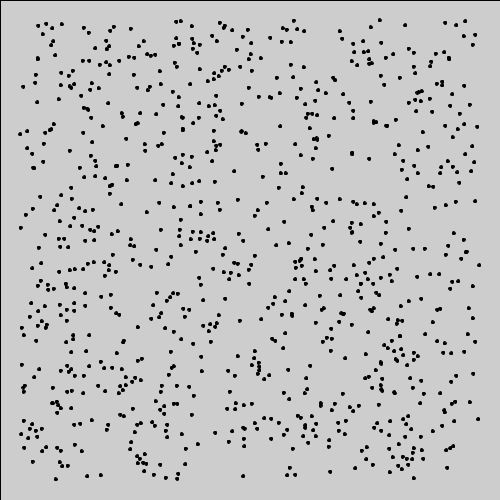
Frame 1 (no input)
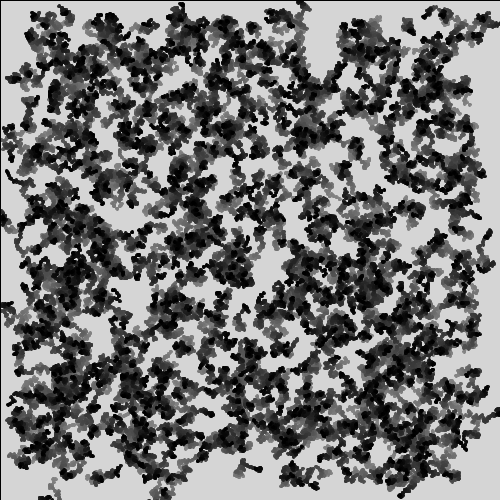
Frame 60 (the mouse pressed at the canvas centre just before this capture)
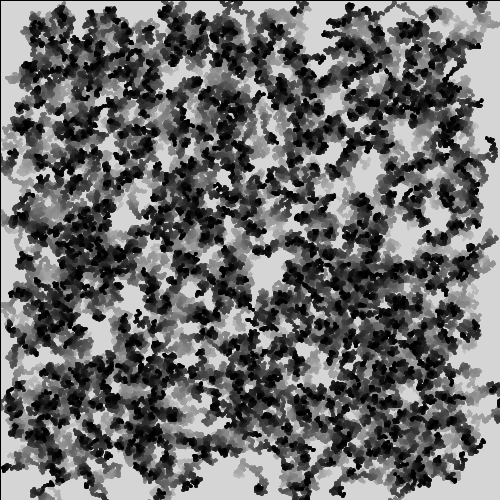
Frame 120 (the mouse held since frame 60 and released just before this capture)

The Processing sketch that drew these frames (run headless with seeded random() and noise(); from frame 60 on, the mouse is pressed at the canvas centre):

// Processing sketch: processing_168925
// ── processing_168925.pde

Cell[] myCells = new Cell[899];
//Creating an array of the Cell class
//Increasing the number of cells using the bracketed value
Cell myCell;
//Type of class 'Cell' and assign a name for the 'Cell', as a variable
//User-defined class in place of usual e.g. integer, float etc

void setup(){
  size(500,500);
  for(int i=0; i<myCells.length; i++){
    myCells[i] = new Cell();
  }
}

void draw(){
  //background(255,255,255);
  fill(255,3);
  rect(0,0,500,500);
  noFill();
  for(int i=0; i<myCells.length; i++){
    myCells[i].display();
    myCells[i].update();
    //myCells[i].randomcol();
    //new functions are called within the 'for' loop to change the variables controlling 
    //different aspects of the cells appearance
  }
}
//CLASS
class Cell{
  //defining what a 'Cell' is, to allow us to use this multiple times in the simulation
  float xlocation;
  float ylocation;
  float dia;
  //diameter variable
  boolean isseed;
  //is the seed frozen, as a 'seed'
  float cellred, cellgreen, cellblue;
  float lineweight;
  
  //all the variables in the cell to change its behaviour and appearance
  
  //CONSTRUCTOR
  Cell(){
    xlocation = random(20,480);
    ylocation = random(20,480);
    dia = 3;
    isseed = false;
    cellred = 0;
    cellgreen = 0;
    cellblue = 0;
    lineweight = 0.5;
    //initialisation of the different values for the cell's variables
  }

  //FUNCTION
  void display(){
  stroke(lineweight);
  fill(cellred,cellgreen,cellblue);
  ellipse(xlocation,ylocation,dia,dia);
 }
 
 void update(){
   xlocation = xlocation+random(-3,3);
   ylocation = ylocation+random(-3,3);
   //increase the range of random values increases the speed of cell movements
   //Giving one axis a higher upper range, the cells can be bias towards movement in that direction
 }
 
 void randomcol(){
   cellred = random(0,255);
   cellgreen = random(0,255);
   cellblue = random(0,255);
   //a new function is added and called to change the values for the 
   //cell colour variables with a new random number
 }
 
 
}
